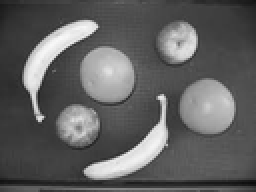
%> input picture FinalProgram/fruit1.bmp, 128 x 96 px, shrunk from 259 x 194 before the run (shown 2 times larger)
$ octave main.m   (GNU Octave 9; MATLAB toolbox functions it lacks are replaced by stand-ins)
%> lines starting %> are read from the running program, lines starting %| are printed output that depends on the picture; in (x1, y1, x2, y2) boxes, pixels count from 0 and x2, y2 are one past the last pixel; in counts of white or black regions, pixels touching at a corner belong together; the program's own positions count from 1
### Final Program 1/doubleThresh.m
% Author: Alex Murray
% doubleThresh.m: Thresholds an image according to the top 80th percentile
% and lowest 7.5 percentile. This separated items in the foreground and
% background for futher image processing algorithms. Additionally fills
% values higher than the high threshold with white, producing a binary
% image
% Input: Greyscale image
% Output: Thresholded binary image


function [Iprime, rgbTlo] = doubleThresh(img)

    % Get dimensions of original image
    [m,n] = size(img);

    % Transform 2-D array into 1-D for sorting purposes
    d1Image = img(:);
    d1Image = d1Image(:);

    % Set percentile of thresholding
    hi = 0.80;
    lo = 0.15;

    % Initialize output image
    Iprime = zeros(m,n,3);

    % Sort 1-D image
    srt = sort(d1Image);

    % Get length of 1-D array
    sz = size(srt);

    % Get high and low threshold values
    tLow = srt(round(lo*sz(1)));
    tHigh = srt(round(hi*sz(1)));

    % Get rid of values less than the low threshold
    Tlo=zeros(m,n);
    Thi=zeros(m,n);

    for x=1:m
        for y=1:n
            if(img(x,y)>tHigh)
                Thi(x,y)=img(x,y);
            end
            if(img(x,y)>tLow)
                Tlo(x,y)=img(x,y);
            end
        end
    end


    %Convert greyscale image to RGB
    rgbTlo = repmat(Tlo,[1 1 3]);
    rgbTlo = cat(3,Tlo,Tlo,Tlo);
    rgbThi = repmat(Thi,[1 1 3]);
    rgbThi = cat(3,Thi,Thi,Thi);
    % Set output color to white
    color = [255, 255, 255];

    % Go pixel by pixel
    for i=1:m
        for j = 1:n
            % If pixel value is greater than the threshold, then Floodfill
            % output image at (i,j) with white for an effective threshold
            if(~(rgbThi(i,j,1)==0 && rgbThi(i,j,2)==0 && rgbThi(i,j,3)==0))
                rgbThi=FloodFill(rgbThi,i,j,[0,0,0]);
                Iprime = FloodFillSeparate(rgbTlo,Iprime,i,j,color);
            end
        end
    end
end

### FinalProgram/ConnectedComponentsByRepeatedFloodfill.m
% Author: Alexander Murray
% ConnectedComponentsByRepeatedFloodfill.m: Used for finding connected
% components in an image. Used for differentiating between objects in an image
% Input: RGB Image (Works better when thresholded)
% Output: Labeled Image with a greyscale pixel value labels
% Requires: Floodfill.m, pop.m, push.m

function [L,num_components,labels] = ConnectedComponentsByRepeatedFloodfill(image)

    % Get dimensions of input image
    [h,w,c] = size(image);
    % Initializing output image
    L = double(zeros(h,w,c));
    num_components=0;
    % Initialize label to black
    next_label = [0 0 0];

    % Go pixel by pixel
    for i = 1:h
        for j = 1:w
            % If pixel is empty, then perform operations
            if(L(i,j) == 0)

                % Floodfill image at (i,j) with incremented label
                L = FloodFillSeparate(image, L, i, j, next_label);
                num_components=num_components+1;
                labels(num_components)=next_label(1) + 10;
                % Increment Label
                next_label(1) = next_label(1) + 10;
                next_label(2) = next_label(2) + 10;
                next_label(3) = next_label(3) + 10;
            end
        end
    end


end

### FinalProgram/main.m
%%
% Read Image
image = imread('fruit1.bmp');
%> image is the input picture: size 96x128x3 uint8; min 13, max 248, mean 96.7
color_image=image;
figure;
imshow(image);
title('Original Image');

%%
%Double Threshold
[h,w,c]=size (image);
%> h = 96; w = 128; c = 3
if(c==3)
image=rgb2gray(image);
%> image: size 96x128 uint8
end

[Iprime, rgbTlo] = doubleThresh(image);
%> in doubleThresh, `tLow = srt(round(lo*sz(1)));`: tLow = 57
%> in doubleThresh, `tHigh = srt(round(hi*sz(1)));`: tHigh = 147
%> after the loop in doubleThresh, `for x=1:m`:
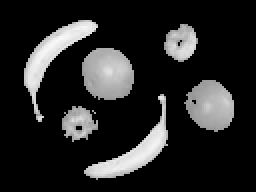
%> Thi: size 96x128 double (shown 2 times larger); min 0, max 248, mean 38.6
%> after the loop in doubleThresh, `for x=1:m`:
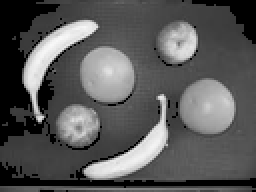
%> Tlo: size 96x128 double (shown 2 times larger); min 0, max 248, mean 89
%> after the loop in doubleThresh, `for i=1:m`:
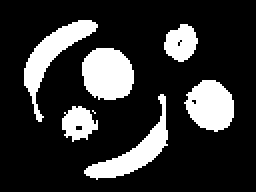
%> Iprime: size 96x128x3 double (shown 2 times larger); 19.9% white; 7 white regions (1 under 20 px), largest, box (x1, y1, x2, y2) and area: (41, 24, 67, 50) 549, (12, 10, 49, 61) 510, (42, 47, 84, 90) 479, (92, 40, 117, 66) 472, (82, 12, 99, 31) 227, (31, 53, 49, 71) 211
%> after the loop in doubleThresh, `for i=1:m`: rgbThi: size 96x128x3 double; every value is 0
figure;
imshow(Iprime);
title('Treshold -- Foreground Background separated');

[L,num_components,labels] = ConnectedComponentsByRepeatedFloodfill(Iprime);
%> (the run ends here)
